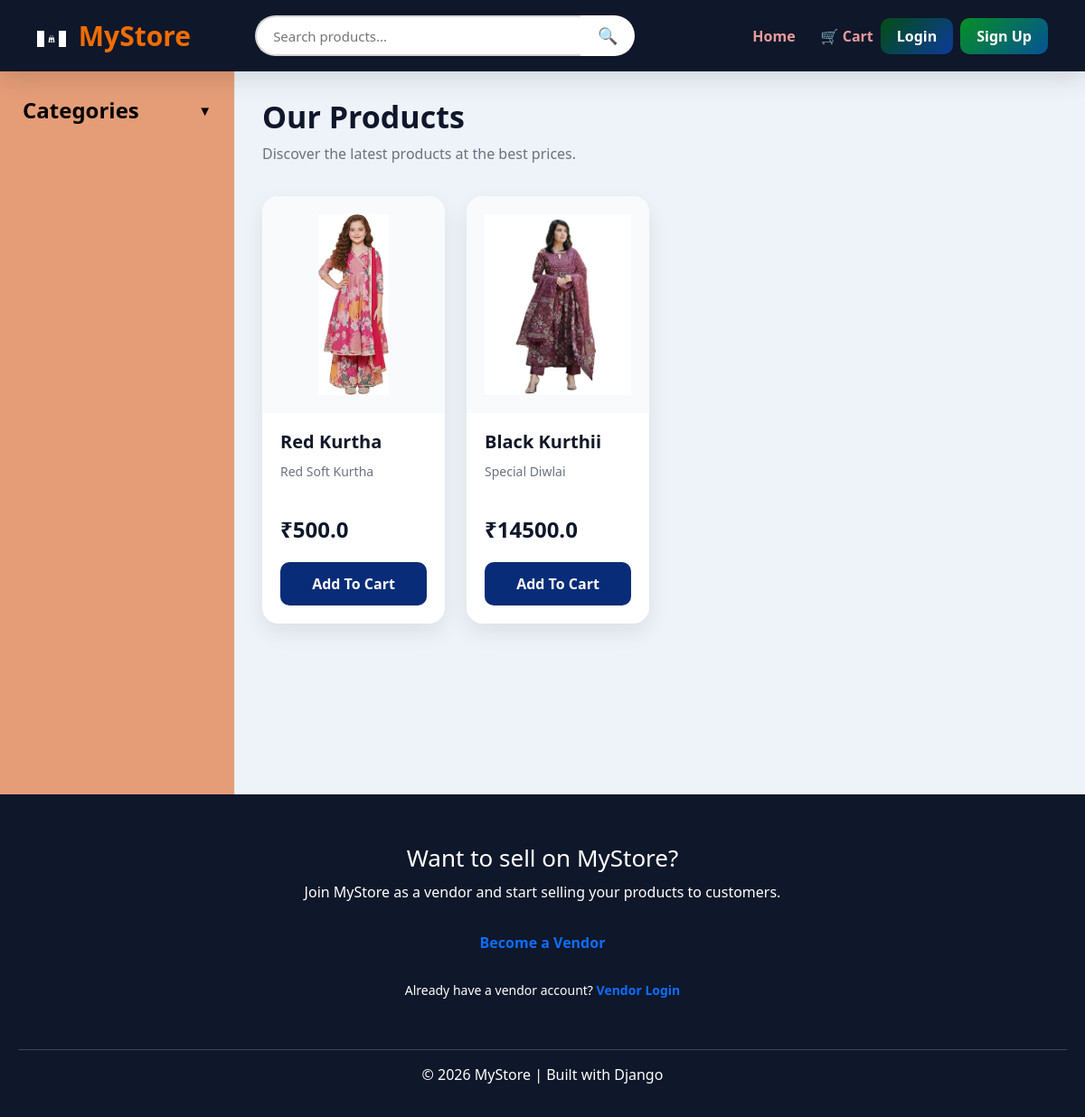
Screenshot of /?category=3 with the database file from the repository.
### store1/models/Product.py (models this page shows, shortened)
class Products(models.Model):
    name=models.CharField(max_length=60)
    price=models.FloatField(default=0)
    category=models.ForeignKey(Category,on_delete=models.CASCADE)
    description=models.CharField(max_length=300,blank=True,null=True)
    image=models.ImageField(upload_to='uploads/Product')
    vendor =models.ForeignKey(Vendor,on_delete=models.CASCADE,blank=True,null=True)

### store1/views/home.py (the view, shortened to what this page needs)
# urls.py: path('',Index.as_view(),name='homepage'),
class Index(View):
    def get(self, request):
        categories = Category.objects.all()
        category = request.GET.get("category")
        search = request.GET.get("search")
        products = Products.objects.all()
        if category:
            products = products.filter(category=category)
        context = {
            "categories": categories,
            "products": products,
        }
        return render(request, "index.html", context)

### store1/templates/index.html (shortened to what this page needs)
{% extends 'base.html' %}
{% load cart %}
{% load static %}
{% block extra_css %}
<link rel="stylesheet" href="{% static 'css/home.css' %}">
{% endblock %}
{% block content %}
<div class="home-header">
    <h2 class="page-title">
        Our Products
    </h2>
    <p class="page-subtitle">
        Discover the latest products at the best prices.
    </p>
</div>
<div class="row g-4">
    {% for product in products %}
    <div class="col-sm-6 col-md-4 col-lg-3">
        <div class="product-card">
            <div class="product-image-box">
                <img
                        src="{{ product.image.url }}"
                        alt="{{ product.name }}"
                        class="product-image">
            </div>
            <div class="product-body">
                <h5 class="product-name">
                    {{ product.name }}
                </h5>
                <p class="product-description">
                    {{ product.description|truncatechars:60 }}
                </p>
                <div class="product-price">
                    ₹{{ product.price }}
                </div>
                {% if product|is_in_cart:request.session.cart %}
                <div class="quantity-box">
                    <form method="POST">
                        {% csrf_token %}
                        <input
                                type="hidden"
                                name="product"
                                value="{{ product.id }}">
                        <input
                                type="hidden"
                                name="remove"
                                value="True">
                        <button
                                class="qty-btn minus-btn">
                            -
                        </button>
                    </form>
                    <span class="qty-number">
                        {{ request.session.cart|get_item:product.id }}
                    </span>
                    <form method="POST">
                        {% csrf_token %}
                        <input
                                type="hidden"
                                name="product"
                                value="{{ product.id }}">
                        <button
                                class="qty-btn plus-btn">
                            +
                        </button>
                    </form>
                </div>
                {% else %}
                <form method="POST">
                    <button
                            class="add-cart-btn">
                        Add To Cart
                    </button>
                </form>
                {% endif %}
            </div>
        </div>
    </div>
    {% empty %}
    <div class="col-12">
        <div class="alert alert-warning">
            No products found.
        </div>
    </div>
    {% endfor %}
</div>
{% endblock %}

### store1/static/css/base.css (style rules this page uses)
* { margin: 0; padding: 0; box-sizing: border-box; }
body { background: #eef3f9; font-family: 'Segoe UI', Tahoma, Geneva, Verdana, sans-serif; color: #222; }

### store1/static/css/home.css (style rules this page uses)
.home-header { margin-bottom: 35px; }
.page-title { font-size: 34px; font-weight: 700; color: #0f172a; margin-bottom: 8px; }
.page-subtitle { color: #6b7280; font-size: 16px; }
.product-card { background: #fff; border-radius: 18px; overflow: hidden; box-shadow: 0 10px 25px rgba(0, 0, 0, .08); transition: .3s; height: 100%; display: flex; flex-direction: column; }
.product-image-box { height: 240px; background: #f8fafc; display: flex; justify-content: center; align-items: center; padding: 20px; }
.product-image { width: 100%; height: 100%; object-fit: contain; }
.product-body { padding: 20px; display: flex; flex-direction: column; flex: 1; min-width: 0; }
.product-name { font-size: 20px; font-weight: 700; margin-bottom: 10px; color: #111827; overflow-wrap: break-word; }
.product-description { color: #6b7280; font-size: 14px; min-height: 42px; margin-bottom: 15px; line-height: 1.5; }
.product-price { font-size: 24px; font-weight: 700; color: #0f172a; margin-bottom: 18px; }
.add-cart-btn { width: 100%; border: none; background: #092c78; color: #fff; padding: 12px; border-radius: 10px; font-size: 16px; font-weight: 600; cursor: pointer; transition: .3s; }

### rows the page displays
Products: image (picture), name "Red Kurtha", description "Red Soft Kurtha", price "500.0"
Products: image (picture), name "Black Kurthii", description "Special Diwlai", price "14500.0"
